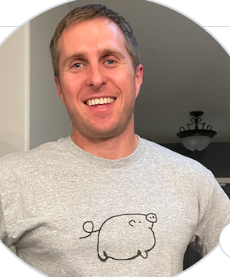
#> input picture selfie04.png, 230 x 277 px
$ python cartoon.py
#> lines starting #> are read from the running program, lines starting #| are printed output that depends on the picture; after the words box and inside, x2 and y2 are one past the last pixel; in counts of white or black regions, pixels touching at a corner belong together
import cv2 as cv
import numpy as np


def main():
    print("Lets make a cartoon!")
    print(cv.__version__)

    img = cv.imread("selfie04.png")
#> img is the input picture: shape (277, 230, 3); mean B, G, R 149.3, 159.8, 176.3

    gray = cv.cvtColor(img, cv.COLOR_BGR2GRAY)
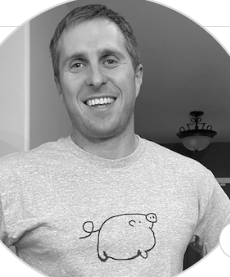
#> gray: shape (277, 230); min 1, max 255, mean 163.5
    gray = cv.medianBlur(gray, 5)
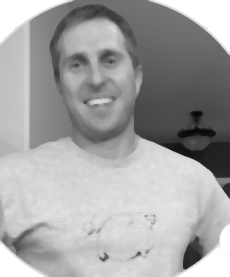
#> gray: shape (277, 230); min 6, max 255, mean 164.2

    edges = cv.adaptiveThreshold(
        gray, 255,
        cv.ADAPTIVE_THRESH_MEAN_C,
        cv.THRESH_BINARY, 9, 9)
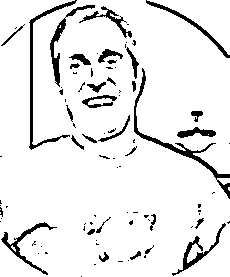
#> edges: shape (277, 230); 91.5% white; 89 black regions (58 under 20 px), largest, box (x1, y1, x2, y2) and area: (134, 68, 230, 199) 831, (29, 0, 77, 150) 664, (50, 5, 95, 87) 469

    color = cv.bilateralFilter(img, 9, 250, 250)
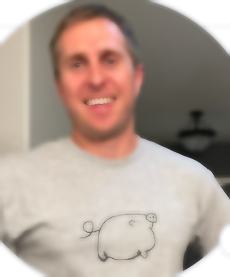
#> color: shape (277, 230, 3); mean B, G, R 149.4, 159.9, 176.5
    cartoon = cv.bitwise_and(color, color, mask=edges)
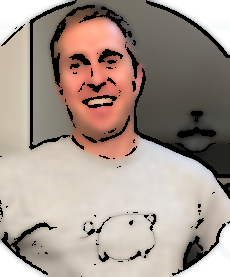
#> cartoon: shape (277, 230, 3); mean B, G, R 141.4, 151.1, 165.9

    cv.imshow("image", img)
    cv.imshow("edges", edges)
    cv.imshow("cartoon", cartoon)
    cv.waitKey(0)

    # cv.destroyWindow("image")
    # cv.destroyWindow("edges")


if __name__ == '__main__':
    main()
